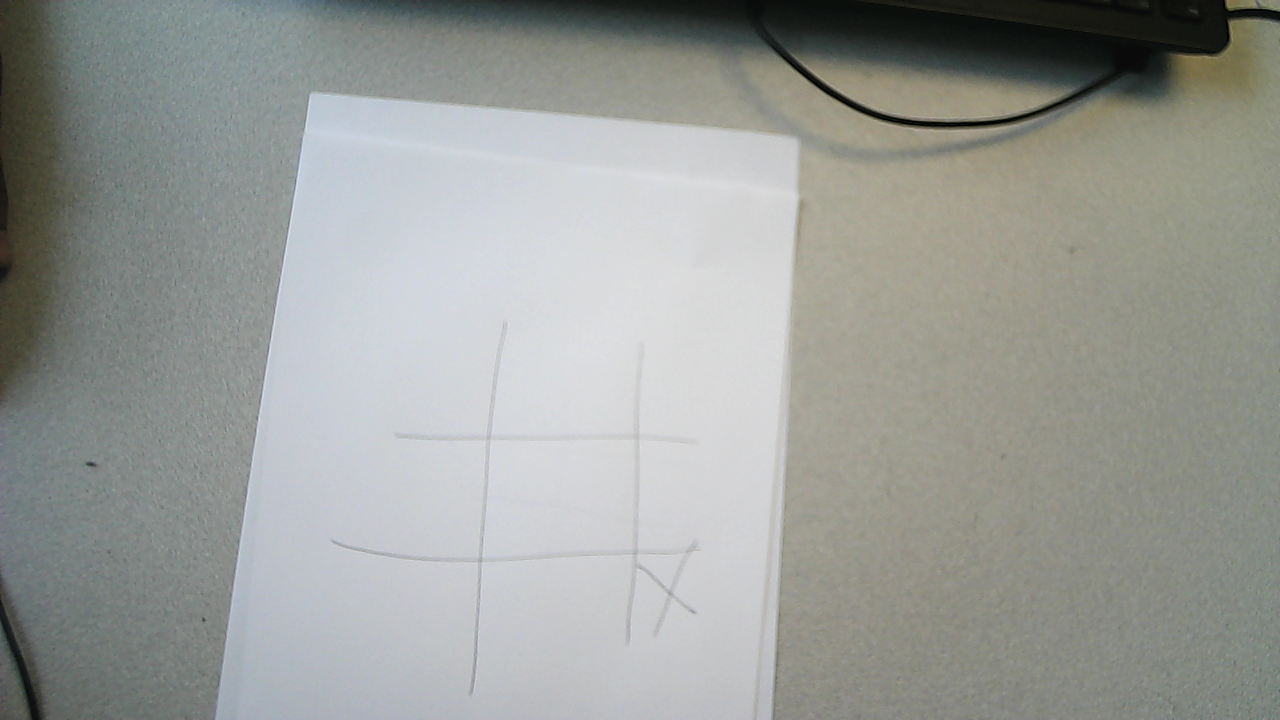
%> input picture image_at_lab01.bmp, 1280 x 720 px
$ octave tictactoe_processing.m   (GNU Octave 9; MATLAB toolbox functions it lacks are replaced by stand-ins)
%> lines starting %> are read from the running program, lines starting %| are printed output that depends on the picture; in (x1, y1, x2, y2) boxes, pixels count from 0 and x2, y2 are one past the last pixel; in counts of white or black regions, pixels touching at a corner belong together; the program's own positions count from 1
### preprocess_img.m
function [ img ] = preprocess_img( img, noise )
% pre-process image depending on noise
% noise can be 'none', 'sp', 'gau', or 'sheer',

if nargin == 1
  noise = 'none';
end

img = rgb2gray(img);
img = imsharpen(img);

if strcmp(noise,'gau')
  % Average filter
  H = fspecial('average');
  img = imfilter(img,H);
  % Gaussian filter
  img = imgaussfilt(img,1);
  img = imsharpen(img);
end

if strcmp(noise,'sp')
  % Median filter
  img = medfilt2(img);
   % Gaussian filter
  img = imgaussfilt(img,1);
end

if strcmp(noise,'sheer')
  % Median filter
  img = medfilt2(img, [9 9]);
end

if strcmp(noise,'motion')
  % No additional filtering
  img = img;
end


end

### GetPaperDimensions.m
function [ m2,n2,start_x,start_y,end_x,end_y ] = GetPaperDimensions( img,paper_thresh,rescale_coef )

% This function expected a grayscale image focused on a sheet of paper.
% Will return the dimensions of that paper to filter out background.
% Function assumes tictactoe board is somewhat centered and rescales the
% image.


% LowPass to remove any light noise outside paper
mask = double(imgaussfilt(img,10));
% figure()
% imshow(uint8(mask))
mask = mask./255;
%Threshold might change according to lighting
BW = im2bw(mask,paper_thresh);
% [16 lines of commented-out code are left out]
stats = regionprops('table',BW,'Centroid','MajorAxisLength','MinorAxisLength')

% ZoomSize
m2=round(stats.MajorAxisLength(1)/rescale_coef);
n2=round(stats.MinorAxisLength(1)/rescale_coef);


center = stats.Centroid;
center = round(center(1,:));

start_x = round(center(1)-m2/2);
end_x = round(start_x+m2-1);
start_y = round(center(2)-n2/2);
end_y = round(start_y+n2-1);


end

### GetBoardDimensions.m
function [ center, y_threshold, x_threshold] = GetObjectDimensions( boardBW , noise )

% This function expects a BW image of an object and returns the dimensions


if nargin == 1
  noise = 'none';
end


%Finding Center. (Removing Nans from table by storting)
stats = regionprops('table',boardBW,'Centroid','MajorAxisLength','MinorAxisLength');
stats2 = table2array(stats);
[Y, I] = sort(stats2(:,1));
stats = stats2(I,:);
center = round(stats(1,:));
y_threshold = center(1,3)/3;
x_threshold = center(1,4)/3;

if strcmp(noise,'motion')
%Adjusting with SURF
    points  = detectSURFFeatures(boardBW);
    points6 = points.selectStrongest(6);
    points6 = points6.Location;
    [idx,points4]=kmeans(points6,4);

    center = [mean(points4(:,1)) mean(points4(:,2)) 0 0];
    y_threshold = points4(2,2)-points4(1,2);
    x_threshold = points4(3,1)-points4(1,1);
end


end

### tictactoe_processing.m
clc;
clear all;
close all;

%X are 1 and O are 2
TicTacToe = zeros(3,3);

%Thresholds
paper_thresh = 0.65;
black_thresh = 0.6275;
rescale_coef = 1.25;
diff_thresh  = 50/255;
erode_size   = 2;
dilate_size  = 6;

%% First Image and Initialization
img = imread('image_at_lab01.bmp');
%> img is the input picture: size 720x1280x3 uint8; mean R, G, B 153.7, 156.4, 152.3
[m,n,o] = size(img);
%> m = 720; n = 1280; o = 3

% PreProcessing
img = preprocess_img(img);

% Extract Paper Information
[ m2,n2,start_x,start_y,end_x,end_y ] = GetPaperDimensions( img,paper_thresh,rescale_coef );
%> in GetPaperDimensions, `mask = double(imgaussfilt(img,10));`:
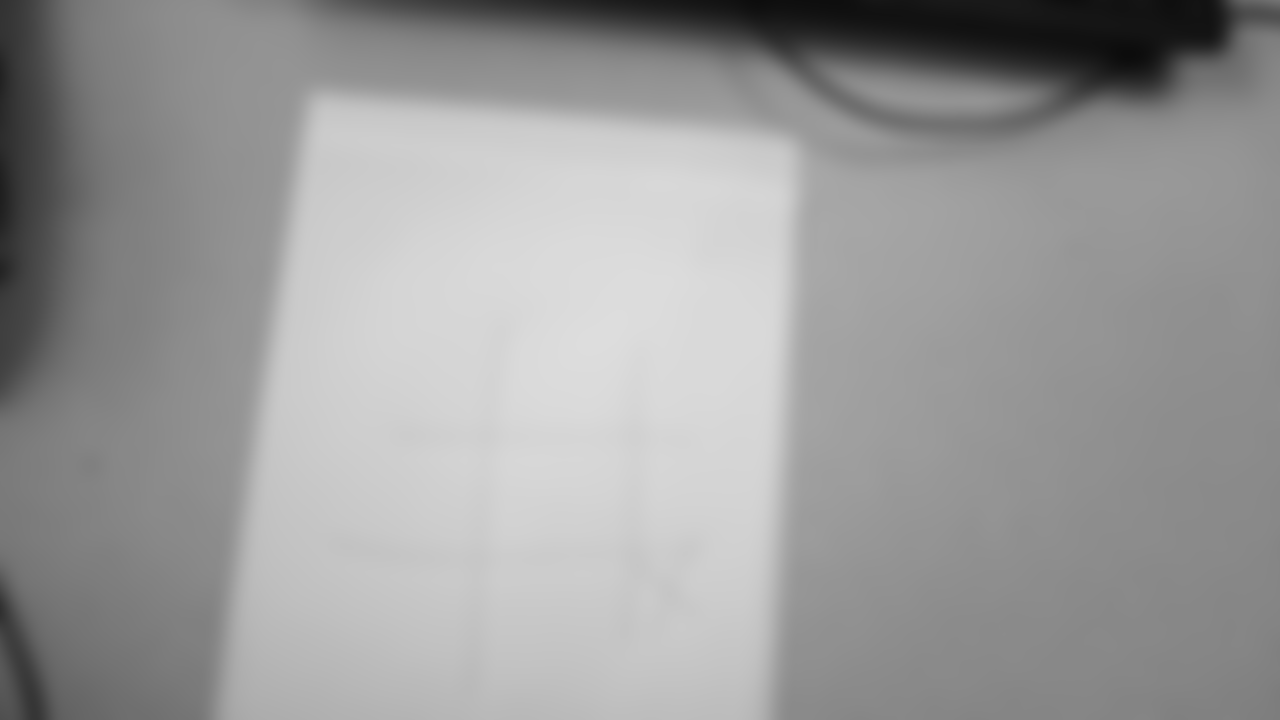
%> mask: size 720x1280 double; min 12, max 221, mean 155.1
%> in GetPaperDimensions, `BW = im2bw(mask,paper_thresh);`:
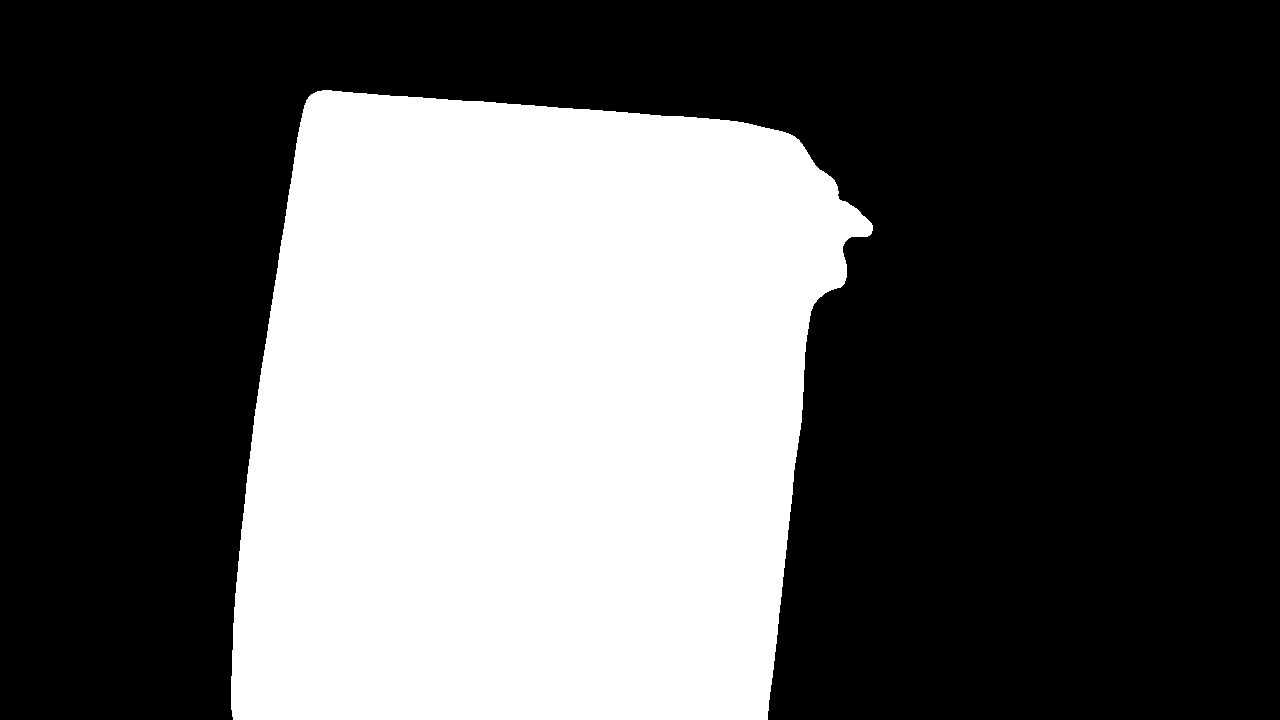
%> BW: size 720x1280 logical; 36.2% white; 1 white region, box (x1, y1, x2, y2) and area: (231, 90, 873, 720) 333453
%> in GetPaperDimensions, `stats = regionprops('table',BW,'Centroid','MajorAxisLength','MinorAxis..`: stats = 1 region; Centroid, MajorAxisLength and MinorAxisLength: [529.7 414.9] 717.4 618.1
%> in GetPaperDimensions, `m2=round(stats.MajorAxisLength(1)/rescale_coef);`: m2 = 574
%> in GetPaperDimensions, `n2=round(stats.MinorAxisLength(1)/rescale_coef);`: n2 = 494
%> in GetPaperDimensions, `center = stats.Centroid;`: center = [529.7 414.9]
%> in GetPaperDimensions, `center = round(center(1,:));`: center = [530 415]
%> in GetPaperDimensions, `start_x = round(center(1)-m2/2);`: start_x = 243
%> in GetPaperDimensions, `end_x = round(start_x+m2-1);`: end_x = 816
%> in GetPaperDimensions, `start_y = round(center(2)-n2/2);`: start_y = 168
%> in GetPaperDimensions, `end_y = round(start_y+n2-1);`: end_y = 661
%> m2 = 574; n2 = 494; start_x = 243; start_y = 168; end_x = 816; end_y = 661
zoomed_img = zeros(m2,n2);
%> zoomed_img: size 574x494 double; every value is 0
zoomed_img = uint8(img(start_y:end_y,start_x:end_x));
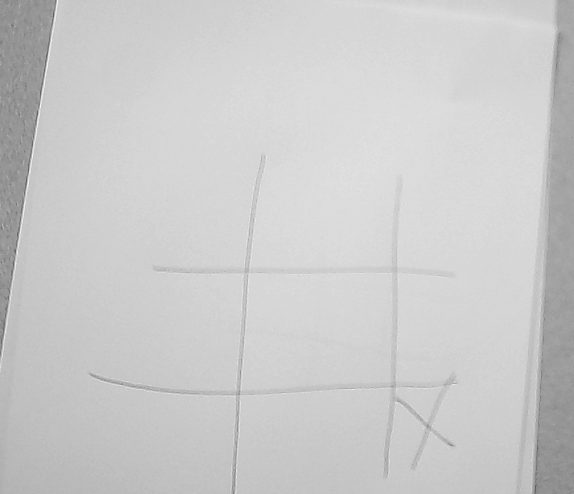
%> zoomed_img: size 494x574 uint8; min 93, max 251, mean 202.8


% GrayScale to BW
board = double(zoomed_img)./255;
boardBW = imbinarize(board,black_thresh);
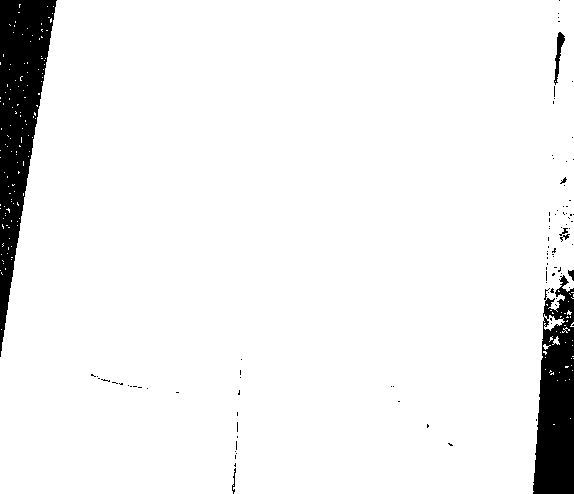
%> boardBW: size 494x574 logical; 94% white; 95 black regions (87 under 20 px), largest, box (x1, y1, x2, y2) and area: (0, 0, 57, 357) 9736, (533, 275, 574, 494) 6565, (554, 32, 565, 85) 220
boardBW = uint8(boardBW*255);
boardBW = imcomplement(boardBW);

% Morphological Filtering (Dilate board for better structure)
se = strel('square',dilate_size);
boardBW = imdilate(boardBW,se);
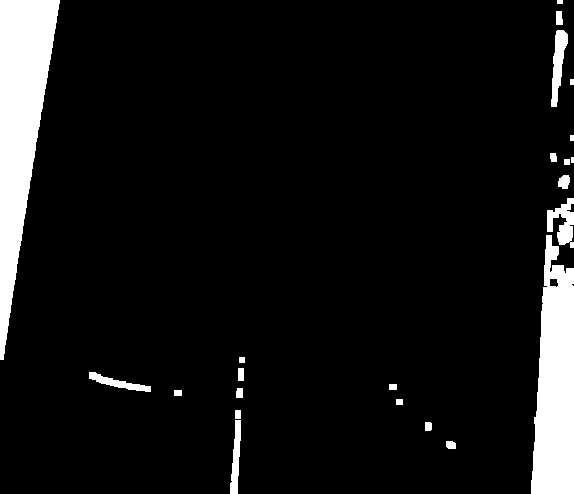
%> boardBW: size 494x574 uint8; 8.1% white; 23 white regions (1 under 20 px), largest, box (x1, y1, x2, y2) and area: (0, 0, 60, 360) 11224, (531, 235, 574, 494) 8440, (547, 198, 574, 248) 742


figure()
imshowpair(img, boardBW, 'montage')
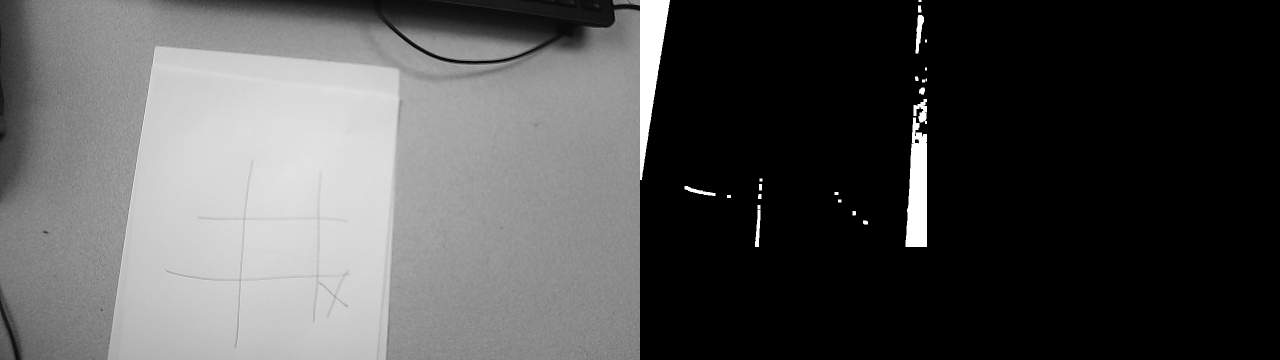
%> displayed picture: size 720x2560, on the screen's scale of 0 to 255 (shown at 1/2 size); min 0, max 255, mean 81.9
%> the run ends on the next line
title('TicTacToe Board')

% Get Board Information
center = GetBoardDimensions(boardBW)
